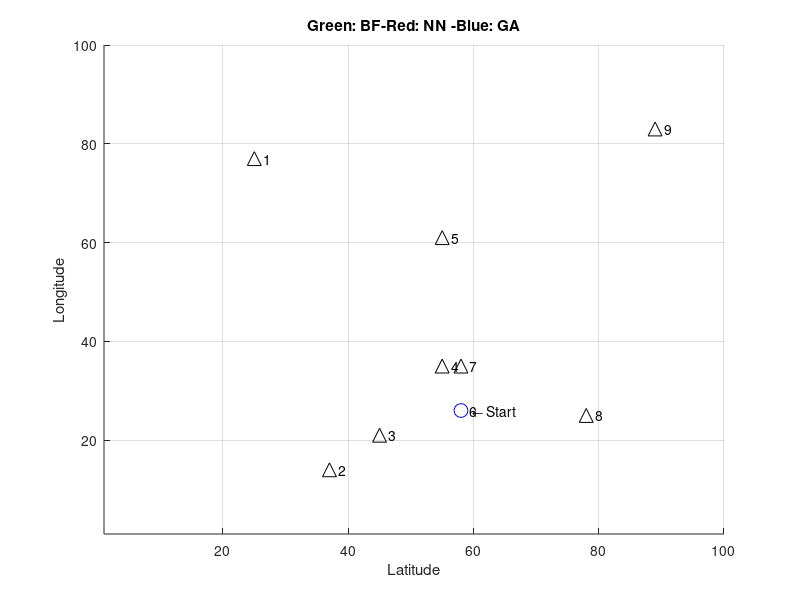

Recreate this plot in MATLAB. (Note: this script raises an error after producing the figure.)
% TSP 3-way
% Kai Brooks
% github.com/kaibrooks
% Jun 2019
%
% Computes the travelling salesman problem three different ways.
% https://en.wikipedia.org/wiki/Travelling_salesman_problem
%
% Readme:
%   Options are below. Basic options enable/disable various algorithms,
%   advanced options modify generator settings and adjust various selection /
%   computation parameters with often unexpected results, and will likely not
%   function correctly for numbers vastly outside their defaults.
%
% Algorithm basics:
%   Bruteforce (green)-
%   Computes every possible combination of routes, finds the shortest. This
%   method is impractical or impossible for n > ~12 (ie, n=14 requires
%   42.8GB of RAM and takes a few days to compute). This method does not
%   use any sort of dynamic/parallel programming or other shortcuts. This
%   method will always produce the correct (best possible) solution.
%
%   Nearest-neighbor (red)-
%   Finds closest point to current point, loops back to start at end. If
%   gifoutput, this method plots 'decision lines' as well.
%
%   Genetic Algorithm (blue)-
%   Attemps many possible routes, takes the best of those and tries
%   again with a new set of similar routes. Take note of the performance
%   change by generation plot upon completion, it notes approximately how
%   many iterations of the GA will be needed to outperform NN.
%   Note: Genetic algorithm may produce unforseen errors when its settings
%   are drastically different from defaults, and the program will not check
%   for validity before attemping to run them.
%
% Use cases:
%   By default, this program will run n=9, which allows for all three
%   algorithms to run.
%
%   For more intersting applications of the NN/GA algorithms, use n > ~25
%   (and disable the BF, unless you have 10^15 gigabytes of RAM and 10^13
%   years to wait).
%   At n > ~60, the computational complexity exceeds the number of atoms in
%   the universe, and would take about 10^70 years to solve.
%
%   Many variables are set by default in the range of what a 2.3GHz i7 CPU
%   from 2013 can compute within reasonable time.


% Init
clc
close all
clear all
format
rng('shuffle')


%% --- Options ------------------------------------------------------------
%  --- Main Options -------------------------------------------------------
maxCities = 9;          % (default 9) number of cities to visit, this is the 'n'
gifOutput = 1;          % enables gif output and generation, slows rendering
filename = 'tsp.gif';   % output filename for the gif
verbose = 0;            % (default 0) outputs a pile of text while running

% Algorithm enables (with all disabled, just generates the map)
bf = 1;                 % bruteforce algorithm
nn = 1;                 % nearest-neighbor algorithm
gena = 1;               % genetic algorithm

% genetic algorithm selection processes
gaRandomCrossover = 0;  % (default 0) random crossover variant, hangs with too large n
gaOrderedCrossover = 1; % (default 1) ordered crossover variant

% --- Plot and display settings -------------------------------------------

plotScale = 10;         % (default 10) size of markers on map
showLabels = 1;         % (default 1) display city numbers on plot

outputResults = 1;      % (default 1) shows analysis at completion

% --- Advanced options and generator settings -----------------------------


minLoc = 1;             % (default 1) minimum coordinate to generate for city locations
maxLoc = 100;           % (default 100) maximum coordinate to generate for city locations

gaSelectionFactor = 2;  % (default 2) fractional number of members to select each epoch (eg: 3 = 1/3 of members)
gaInitPopSize = 100;    % (default 100) population for genetic algorithm
gaMutationRate = 0.01;  % (default 0.01) mutate this portion of the population (0.01 = 1%)
gaMaxGenerations = 500; % (default 500) number of times ga generates new pop
gaElitism = 0.2;        % (default 0.2, max 0.4) elitism, in %. 0 to disable

bfTickSize = 10000;     % (default 10000) tick size for timing BF algorithm. Higher numbers = more accuracy, slower to display estimate

attempts = 100;         % number of attempts to bruteforce the solution before giving up
maxCpuTime = 100;       % max loops various functions will use before giving up and moving on

% --- Init other variables (do not modify) --------------------------------

totalDist = 0;          % total distance travelled
gifWritten = 0;         % one-time check for gif creation

o_nn = 0;               % o for nearest neighbor method
o_bf = 0;               % o for bruteforce method
o_ga = 0;               % o for genetic method
nn_distance = 0;        % total minimum distance
bf_distance = 0;
ga_distance = 0;
bf_time = 0;            % time to run algorithm
nn_time = 0;
ga_time = 0;

nnSecs = 0;
bruteforce_minimum_vec = 0;

%% --- Program start ------------------------------------------------------

% Generate points
cities = randi([minLoc, maxLoc],2,maxCities); % generate matrix
cities = rot90(cities);  % rotate to form cities(x1,y1) for each point
cities = unique(cities,'rows'); % remove duplicate entries

if (length(cities) ~= maxCities)
    fprintf('*** Generated duplicate city coordinates, pruning %i entries.\n*** New maxCities = %i \n', maxCities - length(cities), length(cities))
end

maxCities = length(cities);  % shorten everything else if we don't have enough cities


startingCity = randi(maxCities);    % randomize starting city
currentCity = startingCity;         % and remember its where we started

visited = zeros([maxCities],1);     % boolean to mark each visited city
visited(currentCity) = 1;           % we're already in our city, so mark it

visitedOrder = zeros([maxCities],1); % vector to store the order which we visited each city
visitedOrder(currentCity) = 1;      % mark out starting city on the path

% Create figure
f = figure('Name','Stacked Routes','units','normalized','NumberTitle','off');%,'outerposition',[0 0 1 1]);
axis tight manual % this ensures that getframe() returns a consistent size

titleStr = '';
s1 = '';
s2 = '';
s3 = '';

if bf, s1 = 'Green: BF- ';, end
if nn, s2 = 'Red: NN - ';, end
if gena, s3 = 'Blue: GA';, end

titleStr = strcat(titleStr, s1, s2, s3);
title(titleStr);

clear s1, clear s2, clear s3

xlabel('Latitude')
ylabel('Longitude')

hold on
grid on

xlim([minLoc maxLoc])
ylim([minLoc maxLoc])

txt = '    \leftarrow Start';

% Plot cities
for i=1:maxCities
    
    if i == startingCity
        plot(cities(i,1),cities(i,2),'bo','MarkerSize',plotScale)
        
    else
        plot(cities(i,1),cities(i,2),'k^','MarkerSize',plotScale)
    end
    if showLabels, text(cities(i,1),cities(i,2),sprintf('   %i', i)), end
    
end

txt = '    \leftarrow Start';
text(cities(startingCity,1),cities(startingCity,2),txt)

% --- Algorithms ----------------------------------------------------------

%% Bruteforce algorithm (bf)
if bf
    fprintf('Generating bf pathing matrix...\n')
    % Create gigantic bruteforce path matrix: o(n!)
    arr = [2:maxCities];
    bfVisitOrder = perms(arr);
    bfVisitOrder = rot90(bfVisitOrder); % flip it to make indexing easier
    
    arr = ones(1,length(bfVisitOrder)); % create array of 1's
    bfVisitOrder = [arr;bfVisitOrder];  % append to the beginning
    
    % Add original city back onto end to complete the loop
    for i = 1:length(bfVisitOrder)
        bfVisitOrder(maxCities+1,i) = bfVisitOrder(1,i);
    end
    
    bf_omax = numel(bfVisitOrder); % get total size of matrix
    bfEstimatedTime = 0;    % zero the estimation before starting the loop
    %minDist = maxLoc^2;  % starting minimum distance
    % while sum(visited) < maxCities
    
    for j=1:length(bfVisitOrder)
        o_bf = o_bf + 1;
        
        if j==1,tic,end % start the clock on 2
        
        for i=1:maxCities
            o_bf = o_bf + 1;
            
            a = [cities(bfVisitOrder(i,j),1),cities(bfVisitOrder(i,j),2)];
            b = [cities(bfVisitOrder(i+1,j),1),cities(bfVisitOrder(i+1,j),2)];
            
            checkDistance = [a;b]; % select two points
            distance = pdist(checkDistance,'euclidean');   % find distance between them
            %distance = floor(distance); % truncate
            totalDist = totalDist + distance;
            
            bfSegmentDistances(i,j) = distance;
            
        end
        
        if j==bfTickSize
            timing = toc;
            bfEstimatedTime = timing*(length(bfVisitOrder)/bfTickSize) % timing*((length(bfVisitOrder)-bfTickSize)/bfTickSize) for 'time remaining as of this timing'
            bfTimeTicks = length(bfVisitOrder)/bfTickSize;
        end
        
        bfDistances(j) = totalDist; % store the total path length
        totalDist = 0;              % reset for the next run
        
        % Output running information
        if ~verbose
            clc
            fprintf('Starting BF for n=%i, O(n!)=%i \n',maxCities, bf_omax)
            
            if length(bfVisitOrder) > bfTickSize % only display if enough data to estimate
                if bfEstimatedTime > 0
                    fprintf('Estimated runtime: %s\n',formatTime(bfEstimatedTime))
                else
                    fprintf('Estimated runtime: (Sampling %i more times..)\n',bfTickSize-j)
                end
            end
            fprintf('Current runtime  : %s\n',formatTime(toc))
            fprintf('Computing optimal route... %.2f%% \n', (o_bf / bf_omax) * 100)
        end
        
    end % end of loop
    
    % Find min value
    [bfMinDist,bfMinIndex] = min(bfDistances);
    %bruteforce_path_taken = bfVisitOrder(:,bfMinIndex)
    
    %min(bfDist)
    %bfDist(j)
    
    %bfDist
    %     bfMinIndex
    %     bfDistances(bfMinIndex)
    bf_distance = bfMinDist;    % save for comparison
    
    % Plot it
    for i=1:maxCities
        
        a = [cities(bfVisitOrder(i,bfMinIndex),1), cities(bfVisitOrder(i,bfMinIndex),2)];
        b = [cities(bfVisitOrder(i+1,bfMinIndex),1), cities(bfVisitOrder(i+1,bfMinIndex),2)];
        
        x = [a(1), b(1)];
        y = [a(2), b(2)];
        plot(x,y,'g','LineWidth',plotScale/6)
        
        
        %bfVisitOrder(i:4,bfShortest) gives path
        
    end
    bfSecs = toc;
    if bfSecs > 0
        hours = 0;
        mins = 0;
        secs = 0;
        
        mins = floor(bfSecs / 60);
        secs = (rem(bfSecs, 60));
        
        if mins > 60
            hours = floor(mins / 60);
            mins = mins - (hours*60);
        end
        
        bf_time = sprintf('%ih%im%.0fs',hours,mins,secs); % format time
    end
    
    %fprintf('BF method complete in %.2f seconds\n', toc)
end

% Clear variables between runs
totalDist = 0;
minDist = 0;

%% Nearest Neighbor Algorithm
if nn
    fprintf('Computing nearest neighbor route...\n')
    for j = 2:maxCities
        if j==2,tic,end % start the clock on 2
        
        o_nn = o_nn + 1;
        
        ccLoc = [cities(currentCity,1), cities(currentCity,2)]; % coords of current city
        
        minDist = maxLoc^2;   % starting distance, make maximum possible
        
        for i = 1:maxCities
            o_nn = o_nn + 1;
            
            if visited(i), continue, end % skip cities we've visited
            
            a = ccLoc;  % current city coordinates
            b = [cities(i,1),cities(i,2)];
            
            checkDistance = [a;b]; % select two points
            
            distance = pdist(checkDistance,'euclidean');    % find distance between them
            
            % Draw decision lines
            if gifOutput
                % Draw 'decision' line
                x = [cities(currentCity,1), cities(i,1)];
                y = [cities(currentCity,2), cities(i,2)];
                
                h = plot(x,y,'c:','LineWidth',plotScale/6);
                uistack(h,'bottom');
                
                drawnow
                % Capture the plot as an image
                %title("" + o_nn)
                if  gifWritten == 0
                    gifWritten = 1;
                    gif(filename,'DelayTime',0.01,'LoopCount',1,'frame',gcf)
                else
                    gifWritten = 1;
                    gif
                end
            end
            
            if distance < minDist
                minDist = distance;
                nextCity = i;
                nextLoc = [cities(i,1),cities(i,2)];
            end
            
            
        end
        
        if j == maxCities+1
            a = [cities(maxCities,1),maxCities(2)];  % current city coordinates
            b = [cities(1,1),cities(1,2)];
            
            checkDistance = [a;b]; % select two points
            distance = pdist(checkDistance,'euclidean');   % find distance between them
            totalDist = totalDist + distance;
        end
        
        %  what we found for the next move
        minDist;
        nextCity;
        nnVisitOrder(j,:) = nextCity;   % this starts writing on 2, which is fine because 1 gets added at the end
        
        %fprintf('Moving to city %i with a distance of %.2f \n',nextCity,minDist)
        
        % Plot line to shortest next, vector 1 is both x's, 2 is both y's
        x = [cities(currentCity,1), cities(nextCity,1)];
        y = [cities(currentCity,2), cities(nextCity,2)];
        plot(x,y,'r--','LineWidth',plotScale/8)
        
        %txt = 'Next \rightarrow  ';
        %text(cities(nextCity,1),cities(nextCity,2),txt,'HorizontalAlignment','right')
        
        % Update for next loop
        currentCity = nextCity;
        visited(nextCity) = 1;
        visitedOrder(j) = nextCity;
        minDist; % verbose
        totalDist = totalDist + minDist;
        
        % Break if we've visited everything
        if sum(visited) == maxCities, break, end
        
    end
    
    % Complete the loop
    
    a = [cities(currentCity,1), cities(currentCity,2)];  % current city coordinates
    b = [cities(startingCity,1),cities(startingCity,2)];
    
    checkDistance = [a;b]; % select two points
    distance = pdist(checkDistance,'euclidean');
    minDist;
    totalDist = totalDist + distance; % Update total distance once more
    
    x = [cities(currentCity,1), cities(startingCity,1)];
    y = [cities(currentCity,2), cities(startingCity,2)];
    plot(x,y,'r--','LineWidth',plotScale/8)
    
    if gifOutput
        drawnow
        gif
    end
    
    nn_distance = totalDist;
    
    nn_time = formatTime(toc);
    
    % add missing entries
    nnVisitOrder(1) = startingCity;        % add starting city
    nnVisitOrder(end+1) = nnVisitOrder(1); % add loopback
    
end

% Clear variables between runs
totalDist = 0;
minDist = 0;

%% Genetic Algorithm
if gena
    gaFitnessMean = 0;
    fprintf('Creating genes...\n')
    % create genes
    linearPath = [1:maxCities];
    
    for i=1:gaInitPopSize
        gaVisitOrder(i,:) = linearPath(randperm(length(linearPath)));
    end
    
    % shift matrix so starting city is correct
    for i=1:gaInitPopSize
        k = find(gaVisitOrder(i,:) == startingCity);
        gaVisitOrder(i,:) = circshift(gaVisitOrder(i,:), (maxCities+1) - k);
    end
    
    % copy first entry and place it on back
    arr = ones(1,gaInitPopSize);
    arr = arr * startingCity;
    
    gaVisitOrder;
    gaVisitOrder = flip(rot90(gaVisitOrder)); % rearrange for visitation reasons
    gaVisitOrder = [gaVisitOrder;arr];
    
    % dont add remaining city, just go back to it and let the ga sort it out?
    fprintf('Starting algorithm...\n')
    for gaGeneration=1:gaMaxGenerations
        o_ga = o_ga + 1;
        if gaGeneration==1,tic,end % start the clock
        
        % calculate lengths of each option
        for j=1:gaInitPopSize
            o_ga = o_ga + 1;
            
            for i=1:maxCities % if -1 because we loop back around instead of indexing the path back to start
                o_ga = o_ga + 1;
                
                a = [cities(gaVisitOrder(i,j),1),cities(gaVisitOrder(i,j),2)];
                b = [cities(gaVisitOrder(i+1,j),1),cities(gaVisitOrder(i+1,j),2)];
                
                checkDistance = [a;b]; % select two points
                distance = pdist(checkDistance,'euclidean');   % find distance between them
                %distance = floor(distance); % truncate
                totalDist = totalDist + distance;
                
                gaSegmentDistances(i,j) = distance;
                
            end
            
            % timing
            %         if j==bfTickSize
            %             timing = toc;
            %             bfEstimatedTime = timing*(length(bfVisitOrder)/bfTickSize) % timing*((length(bfVisitOrder)-bfTickSize)/bfTickSize) for 'time remaining as of this timing'
            %             bfTimeTicks = length(bfVisitOrder)/bfTickSize;
            %         end
            
            gaDistances(j) = totalDist; % store the total path length
            totalDist = 0;              % reset for the next run
            
            % Output running information
            %         clc
            %         fprintf('Starting BF for n=%i, O(n!)=%i \n',maxCities, bf_omax)
            %
            %         if length(bfVisitOrder) > bfTickSize % only display if enough data to estimate
            %             if bfEstimatedTime > 0
            %                 fprintf('Estimated runtime: %s\n',formatTime(bfEstimatedTime))
            %             else
            %                 fprintf('Estimated runtime: (Sampling %i more times..)\n',bfTickSize-j)
            %             end
            %         end
            %         fprintf('Current runtime  : %s\n',formatTime(toc))
            %         fprintf('Computing optimal route... %.2f%% \n', (o_bf / bf_omax) * 100)
            
        end % end of loop
        
        % normalize values for selection process (vector sum = 1)
        if verbose, gaVisitOrder, end
        if verbose, gaDistances, end
        gaFitness = gaDistances ./ norm(gaDistances,1);
        preMean = mean(gaFitness);
        if verbose, gaFitness, end
        
        
        % ** select members
        selected = zeros(1,gaInitPopSize);
        
        % use elitism to ensure high performers breed
        if gaElitism > 0
            % this automatically selects the top members and kills off the
            % bottom members
            
            gaElites = ceil(gaElitism*gaInitPopSize); % number of members who are elites
            
            % mark worst performers
            for i = 1:gaElites
                [q tempToDelete(i)] = min(gaFitness);
                gaFitness(tempToDelete(i)) = 2;  % maxing value so it doesn't get picked again
            end
            
            % kill off 'marked' worst performers
            for i = 1:length(tempToDelete)
                [q w] = max(gaFitness);
                gaFitness(w) = 0;
            end
            
            clear q;
            clear w;
            
            % select the best performers
            for i = 1:gaElites
                [q w] = max(gaFitness);
                selected(w) = 1;
                gaFitness(w) = 0;
            end
            
            clear q;
            clear w;
            
        end
        
        
        while sum(selected) < (gaInitPopSize/gaSelectionFactor) % run until it selects 1/selectionFactor of the members
            a = rand();
            for i = 1:gaInitPopSize;
                a = a - gaFitness(i);
                %fprintf('%.4f - %.4f\n',a,gaFitness(i))
                if a < 0
                    %fprintf('Selected:  %i\n',i)
                    gaFitness(i) = 0;
                    selected(i) = 1;
                    break
                end
            end
        end
        
        
        
        % get parents chromosomes
        tempMean = 0;
        k = 0;
        for i = 1:gaInitPopSize
            if gaFitness(i)
                k = k + 1;     % write to the correct indexes to prevent zero values
                gaParentChrom(:,k) = gaVisitOrder(:,i); % write parents chromosomes for use in breeding
                tempMean(k) = gaFitness(i); % capture mean for statistical reasons
            end
        end
        
        postMean = mean(tempMean(tempMean ~= 0));
        %postMean
        %t=t+1; % write correct index in gaFitnessMean;
        gaFitnessMean(gaGeneration) = postMean;
        if gaGeneration > 1
            if verbose
                fprintf('%i \t Mean %.8f -> %.8f (%.8f change)\n',gaGeneration, gaFitnessMean(gaGeneration-1), gaFitnessMean(gaGeneration), postMean/preMean)
            else
                if ~verbose, clc, end
                fprintf('Computing Genetic Algorithm... %.2f%%\n', (gaGeneration/gaMaxGenerations)*100)
            end
        end
        
        % breed new population
        %for j = 1:gaInitPopSize/4
        %gaParentChrom
        popNeeded = gaInitPopSize;
        k = 0; % indexing fix
        hit = 0;
        miss = 0;
        
        % random swap subalgorithm
        if gaRandomCrossover
            while popNeeded > 0
                
                for i = 2:maxCities   % = 2:n because the start and end cities never change
                    parenta = gaParentChrom(i,1);
                    parentb = gaParentChrom(i,2);
                    
                    if round(rand) == 1
                        newMember(i) = parenta;
                    else
                        newMember(i) = parentb;
                    end
                    
                    if verbose, fprintf('Mix %i and %i -> %i\n' ,parenta,parentb,newMember(i)), end
                end
                
                if length(unique(newMember)) == length(newMember)
                    k=k+1;
                    popNeeded = popNeeded -1;
                    newPop(k,:) = newMember;
                    hit = hit+1;
                else
                    miss = miss+1;
                    fprintf('%i miss on newmember...\n',miss)
                end
                
            end
            
            
            if verbose, newPop = unique(newPop,'rows'), end
            
        end
        
        
        %     parenta = gaParentChrom(i,1);
        %     parentb = gaParentChrom(i,2);
        %
        if gaOrderedCrossover
            gaVisitOrder = zeros(9,1); % clear visit order for new writing
            oldCrossoverPoint = 0;
            crossoverPoint = 0;
            
            [parentHeight parentLength] = size(gaParentChrom);
            
            %gaParentChrom
            
            for k=1:30 %while size(newPop,2) < gaInitPopSize ??? why 1:30? fix this ending index
                
                while oldCrossoverPoint == crossoverPoint % loop until new crossover point from last time
                    crossoverPoint = randi([2 parentHeight-2]); % ignore first and last entries since those are start/loop paths
                    if verbose, crossoverPoint, end
                end
                
                for j = 1:2:parentHeight-1
                    %clear childa, clear childb;
                    
                    childPart1 = gaParentChrom(1:crossoverPoint,j); % first half of chromosome
                    tempChild = gaParentChrom(:,j+1);               % temp store entire other parent
                    
                    % check second parent gene-by-gene, add non-duplicates in order of appearance
                    for i = 2:length(tempChild)
                        if verbose, fprintf('Checking for duplicate alele: %i\n',tempChild(i)), end
                        if ~ismember(tempChild(i),childPart1)
                            if verbose, fprintf('Adding %i to chromosome\n',tempChild(i)), end
                            childPart2(i,1) = tempChild(i);
                        end
                    end
                    
                    childPart2 = childPart2(childPart2 ~= 0);
                    
                    %childPart1
                    %childPart2
                    
                    newChild = [childPart1;childPart2;childPart1(1)];
                    
                    newPop(:,ceil(j/gaSelectionFactor)) = newChild;         % ceil to remove every other column of zeroes
                    
                    clear childPart*;          % flush old data
                    clear temp*;
                    
                end
                
                % write new visit order
                if sum(gaVisitOrder(:,1)) == 0  % if first time written
                    gaVisitOrder = newPop;
                else
                    gaVisitOrder = cat(2,gaVisitOrder,newPop);
                end
                oldCrossoverPoint = crossoverPoint; % store this to ensure a different point next time
            end
            
            %gaVisitOrder
            
        end % end of ordered crossover algorithm
        
        % *** mutate (should be a function, args of mutationType, mutationRate, initPopSize...)
        
        % mutations: random reset, single swap, selection scramble, selection inversion
        gaMutationType = 1;   % TODO put this in the header
        
        
        mutateNum = ceil(gaInitPopSize * gaMutationRate); % number of individuals to mutate
        
        % generate chromisome indexes to mutate
        for i = 1:mutateNum %TODO unique numbers each time
            mutIndex(i) = randi(gaInitPopSize);    % member to mutate
            childMut(:,i) = gaVisitOrder(:,mutIndex(i));
        end
        
        if gaMutationType == 1 % random reset
            
            childMut(end,:) = [];   % delete loopback entry so array is unique
            
            for i=1:mutateNum
                
                childMut(:,i) = randperm(maxCities);
                
                % shift matrix so starting city is correct
                k = find(childMut(:,i) == startingCity);
                childMut(:,i) = circshift(childMut(:,i), (maxCities+1) - k);
                
            end
            
            % copy first entry and place it on back (path loopback)
            arr = ones(1,mutateNum);   % array to write entire row at once
            arr = arr * startingCity;
            childMut(end+1,:) = arr;    % append new entry
            
            if verbose
                fprintf('New mutation (displayed concatenated): [');
                fprintf('%g ', childMut);
                fprintf(']\n');
            end
            
            % write mutations back into population
            for i=1:mutateNum
                gaVisitOrder(:,mutIndex(i)) = childMut(:,i);
            end
            
            
        end %end random reset algorithm
        
    end % end gaMaxGenerations
    
    ga_time = formatTime(toc);
    
    
    % plot highest fitness route, capture ga = totalDist
    for i=1:maxCities
        
        [ga_distance gaMinIndex] = max(gaDistances);
        
        a = [cities(gaVisitOrder(i,gaMinIndex),1), cities(gaVisitOrder(i,gaMinIndex),2)];
        b = [cities(gaVisitOrder(i+1,gaMinIndex),1), cities(gaVisitOrder(i+1,gaMinIndex),2)];
        
        x = [a(1), b(1)];
        y = [a(2), b(2)];
        plot(x,y,'b--','LineWidth',plotScale/6)
        
        
        %bfVisitOrder(i:4,bfShortest) gives path
        
    end
    
    
    
    % plot historical fitness
    figure('Name','Genetic Algorithm Performance','NumberTitle','off');
    
    hold on
    grid on
    gaPlotX = [1:gaGeneration]; % make a linear axis for plotting
    plot(gaPlotX,gaFitnessMean,'m.','MarkerSize',plotScale)
    
    %x = 1:10;
    %y1 = x + randn(1,10);
    %scatter(x,y1,25,'b','*')
    %   p = polyfit(gaPlotX,gaFitnessMean,1);
    %p(~ismember(p,outliers)); % purge outliers
    
    [p,s] = polyfit(gaPlotX,gaFitnessMean,1);
    
    [Yfit,delta] = polyval(p,gaPlotX,s);
    
    yfit = polyval(p,gaPlotX,s);
    %   yfit = p(1)*gaPlotX+p(2);
    %plot(gaPlotX,yfit,'b-','MarkerSize',plotMarkerSize*1.5);
    plot(gaPlotX,yfit,'-b', gaPlotX,yfit+delta,'--b', gaPlotX,yfit-delta,'--b')
    
    gaFitnessSlope = p(1);
    xlabel('Generation')
    ylabel('Fitness')
    legend('Avg Generational Fitness',['Slope = ',num2str(gaFitnessSlope)],'Delta')
    title('Genetic Algorithm Performance')
    %title(['Slope is ',num2str(gaFitnessSlope)])
    
end % end of ga

%% ---- Subplot Figure
figure('Name','Split Routes','NumberTitle','off');

axis tight manual


subplot(2,2,1)
grid on
hold on
xlim([minLoc maxLoc])
ylim([minLoc maxLoc])
if ~bf, title('BF (not run)'), else, title('BF'), end

% BF
if bf
    for i=1:maxCities
        
        if i == startingCity
            plot(cities(i,1),cities(i,2),'bo','MarkerSize',plotScale/2)
            
        else
            plot(cities(i,1),cities(i,2),'k^','MarkerSize',plotScale/2)
        end
    end
    for i=1:maxCities
        a = [cities(bfVisitOrder(i,bfMinIndex),1), cities(bfVisitOrder(i,bfMinIndex),2)];
        b = [cities(bfVisitOrder(i+1,bfMinIndex),1), cities(bfVisitOrder(i+1,bfMinIndex),2)];
        x = [a(1), b(1)];
        y = [a(2), b(2)];
        plot(x,y,'g','LineWidth',plotScale/8)
    end
end

% GA
subplot(2,2,4)
grid on
hold on
xlim([minLoc maxLoc])
ylim([minLoc maxLoc])
if ~gena, title('GA (not run)'), else, title('GA'), end
if gena
    for i=1:maxCities
        
        if i == startingCity
            plot(cities(i,1),cities(i,2),'bo','MarkerSize',plotScale/2)
            
        else
            plot(cities(i,1),cities(i,2),'k^','MarkerSize',plotScale/2)
        end
    end
    for i=1:maxCities
        a = [cities(gaVisitOrder(i,gaMinIndex),1), cities(gaVisitOrder(i,gaMinIndex),2)];
        b = [cities(gaVisitOrder(i+1,gaMinIndex),1), cities(gaVisitOrder(i+1,gaMinIndex),2)];
        x = [a(1), b(1)];
        y = [a(2), b(2)];
        plot(x,y,'b','LineWidth',plotScale/8)
    end
    
end

subplot(2,2,3)
grid on
hold on
xlim([minLoc maxLoc])
ylim([minLoc maxLoc])
if ~nn, title('NN (not run)'), else, title('NN'), end

% NN
if nn
    for i=1:maxCities
        
        if i == startingCity
            plot(cities(i,1),cities(i,2),'bo','MarkerSize',plotScale/2)
            
        else
            plot(cities(i,1),cities(i,2),'k^','MarkerSize',plotScale/2)
        end
    end
    for i=1:maxCities
        a = [cities(nnVisitOrder(i),1), cities(nnVisitOrder(i),2)];
        b = [cities(nnVisitOrder(i+1),1), cities(nnVisitOrder(i+1),2)];
        x = [a(1), b(1)];
        y = [a(2), b(2)];
        plot(x,y,'r','LineWidth',plotScale/8)
        
    end
end

%% ---- Results and Analysis ----------------------------------------------
if outputResults
    fprintf('\nTravelling done!\n')
    fprintf('------- Results -------\n')
    
    fprintf(1, 'Alg. |\tBF\t\tNN\t\tGA\n')
    fprintf(1, 'O(n) |\t%i\t\t%i\t\t%i\n', o_bf, o_nn, o_ga)
    fprintf(1, 'Dist.|\t%.2f\t\t%.2f\t\t%.2f\n', bf_distance, nn_distance, ga_distance')
    fprintf(1, 'Time |\t%s\t\t%s\t\t%s\n', bf_time, nn_time, ga_time)
    fprintf('\n')
    fprintf('NN algorithm path is %.2fx (%.2f%%) longer and %.2fx computationally faster.\n',nn_distance/bf_distance, (abs(1-(nn_distance/bf_distance)))*100, o_bf/o_nn)
end

%% ----- Functions --------------------------------------------------------
function t=formatTime(secs);
% Input seconds, output formatted '_h_m_s'

if secs == 0
    t=sprintf('(no time available)');
    return
elseif secs < 1
    t=sprintf('<1s');
    return
else
    hours = 0;
    minutes = 0;
    seconds = 0;
    minutes = floor(secs / 60);
    seconds = rem(secs, 60);
    if minutes > 60
        hours = floor(minutes / 60);
        minutes = minutes - (hours*60);
    end
    t=sprintf('%ih%im%.0fs',hours,minutes,seconds);
    return
end
end